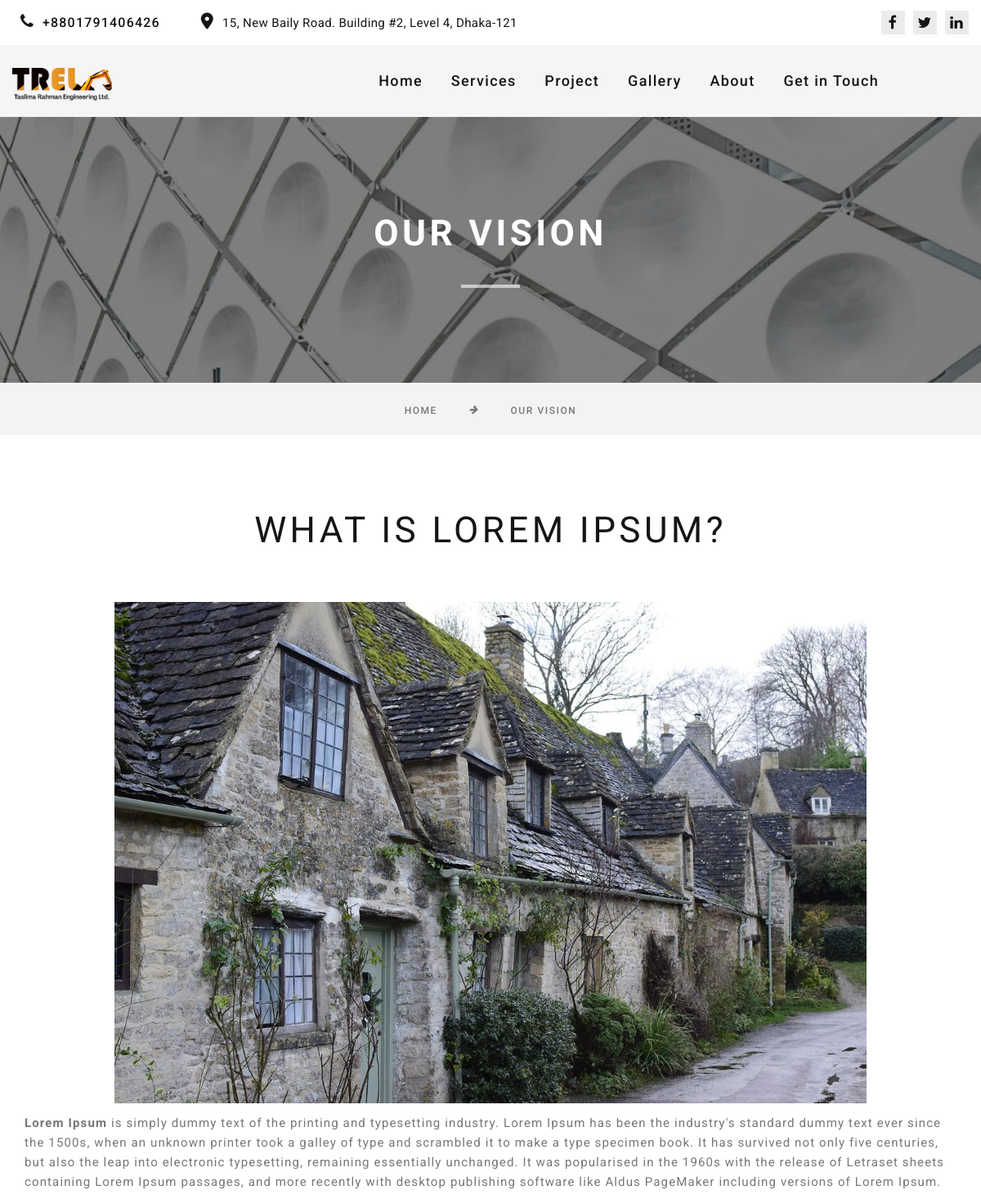
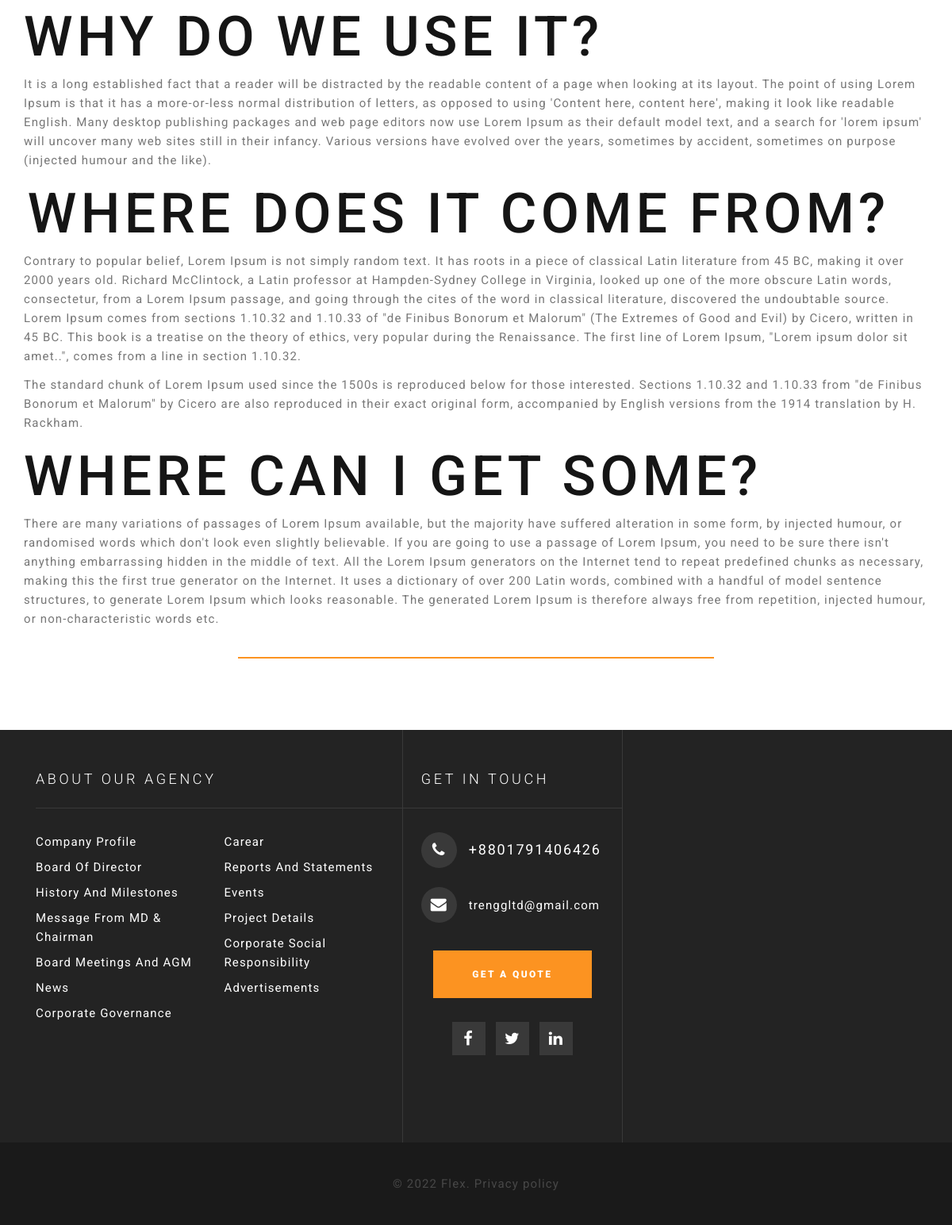
The page /ourvision/ on the database its author committed (2 pictures, top to bottom).
### mainapp/models.py (models this page shows, shortened)
class Ourvision(models.Model):
    title = models.CharField(max_length=300)
    image = models.ImageField(upload_to='ourvision',blank=True,null=True)
    textfiled=RichTextUploadingField(blank=True,null=True)
    class Meta:
        verbose_name = "Our Vision"
        verbose_name_plural = "Our Vision"

### mainapp/views.py (the view)
# urls.py: path('ourvision/', ourvision, name='ourvision'),
def ourvision(request):
    ourvision = Ourvision.objects.all().first()
    context = {
        'ourvision': ourvision,
    }
    return render(request, 'subpage/ourvision.html', context)

### mainapp/templatetags/custom_filters.py (called while the page is built)
@register.filter
def companyprofile(request):
    return Companyprofile.objects.all().last()

### mainapp/templatetags/service.py (called while the page is built)
@register.filter
def service(request):
    return Ourserver.objects.all()

@register.filter
def project(request):
    return Ourproject.objects.all()

### templates/subpage/ourvision.html
{% extends "base.html" %}
{% load static %}
{% block body_block %}
<section class="bg-gray-7">
    <div class="breadcrumbs-custom box-transform-wrap context-dark">
      <div class="container">
        <h3 class="breadcrumbs-custom-title">Our Vision</h3>
        <div class="breadcrumbs-custom-decor"></div>
      </div>
      <div class="box-transform" style="background-image: url({% static 'image/background/bg-typography.jpg' %});"></div>
    </div>
</section>
<section class="bg-gray-7">
    <div class="container">
      <ul class="breadcrumbs-custom-path">
        <li><a href="#">Home</a></li>
        <li><i class="fa-thin fa-arrow-right"></i></li>
        <li><a href="#">Our Vision</a></li>
      </ul>
    </div>
  </section>
  <section class="section section-lg bg-default text-md-left">
    <div class="container">
      <div class="row row-60 flex-lg-row-reverse">
          <div class="col-md-12" >
            <h3 style="text-align: center;">{{ourvision.title}}</h3>
          </div>
          <div class="col-10" style="margin: 0 auto;">
            <img class="u-image u-image-default u-image-1" style="margin: 0 auto;" src="/media/{{ourvision.image}}" alt="" data-image-width="548" data-image-height="750">
          </div>
      </div>
      <div class="row">
        <p>{{ourvision.textfiled|safe}}</p>
      </div>
    </div>
    <div class="pt-4">
        <span style="height:2px;width:600px;display:block;background-color: #FC9321; margin: 0 auto;"></span>
    </div>
  </section>
{% endblock body_block %}

### rows shown on the page
Ourvision: title "WHAT IS LOREM IPSUM?", image (picture), textfiled "Lorem Ipsum is simply dummy text of the printing and typesetting industry. Lorem Ipsum has been the industry's standard dummy text ever since the 1500s, when an unknown printer took a galley of type and scrambled it to make a type specimen book. It has survived not only five centuries, but also the leap into electronic typesetting, remaining essentially unchanged. It was popularised in the 1960s with the release of Letraset sheets containing Lorem Ipsum passages, and more recently with desktop publishing software like Aldus PageMaker including versions of Lorem Ipsum. WHY DO WE USE IT? It is a long established fact that a reader will be distracted by the readable content of a page when…"
